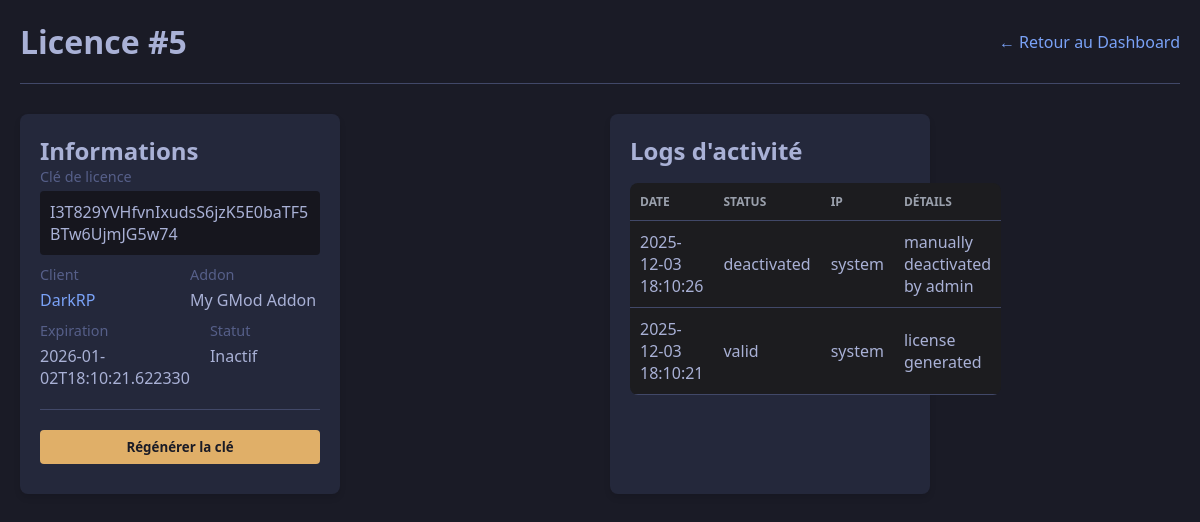
The app's page /licenses/5 (signed in) with its own data.
### tables this page shows
CREATE TABLE licenses (
            id INTEGER PRIMARY KEY AUTOINCREMENT,
            key TEXT UNIQUE NOT NULL,
            client_id INTEGER,
            addon_id INTEGER,
            generated_at TEXT,
            last_regen TEXT,
            expiration TEXT,
            active INTEGER DEFAULT 1,
            FOREIGN KEY(client_id) REFERENCES clients(id),
            FOREIGN KEY(addon_id) REFERENCES addons(id)
        );

CREATE TABLE clients (
            id INTEGER PRIMARY KEY AUTOINCREMENT,
            name TEXT NOT NULL,
            email TEXT,
            created_at TIMESTAMP DEFAULT CURRENT_TIMESTAMP
        );

CREATE TABLE addons (
            id INTEGER PRIMARY KEY AUTOINCREMENT,
            name TEXT NOT NULL,
            version TEXT,
            description TEXT
        );

CREATE TABLE logs (
            id INTEGER PRIMARY KEY AUTOINCREMENT,
            license_id INTEGER,
            timestamp TEXT,
            ip_address TEXT,
            status TEXT,
            details TEXT,
            FOREIGN KEY(license_id) REFERENCES licenses(id)
        );

### dashboard/admin.py (the view)
@app.get("/licenses/<int:license_id>")
def license_detail(license_id):
    guard = _guard()
    if guard:
        return guard
    return render_template(
        "license_detail.html",
        license=license_repo.get_license(license_id),
        logs=log_repo.list_for_license(license_id),
    )

### dashboard/admin.py (called while the page is built)
def _guard():
    if not session.get("admin"):
        return redirect(url_for("login"))

### shared/models/license_repo.py (called while the page is built)
def get_license(license_id):
    row = _conn.execute(
        """SELECT licenses.*, clients.name AS client_name, addons.name AS addon_name
           FROM licenses
           LEFT JOIN clients ON clients.id=licenses.client_id
           LEFT JOIN addons ON addons.id=licenses.addon_id
           WHERE licenses.id=?""",
        (license_id,)
    ).fetchone()
    return dict(row) if row else None

### shared/models/log_repo.py (called while the page is built)
def _exec(sql, params=()):
    cur = _conn.execute(sql, params)
    _conn.commit()
    return cur

def list_for_license(license_id):
    rows = _exec(
        "SELECT * FROM logs WHERE license_id=? ORDER BY timestamp DESC",
        (license_id,),
    ).fetchall()
    return [dict(r) for r in rows]

### dashboard/templates/license_detail.html (shortened to what this page needs)
{% extends "layout.html" %}
{% block content %}
<header>
    <h1>Licence #{{ license.id }}</h1>
    <a href="{{ url_for('dashboard') }}">← Retour au Dashboard</a>
</header>
<div class="grid">
    <section class="card">
        <h2>Informations</h2>
        <div style="display: grid; gap: 10px;">
            <div>
                <label>Clé de licence</label>
                <code style="display: block; padding: 10px; background: #16161e; border-radius: 4px; word-break: break-all;">{{ license.key }}</code>
            </div>
            <div style="display: grid; grid-template-columns: 1fr 1fr; gap: 20px;">
                <div>
                    <label>Client</label>
                    <a href="{{ url_for('client_detail', client_id=license.client_id) }}">{{ license.client_name }}</a>
                </div>
                <div>
                    <label>Addon</label>
                    <span>{{ license.addon_name }}</span>
                </div>
            </div>
            <div style="display: grid; grid-template-columns: 1fr 1fr; gap: 20px;">
                <div>
                    <label>Expiration</label>
                    <span>{{ license.expiration }}</span>
                </div>
                <div>
                    <label>Statut</label>
                    <span>{{ "Actif" if license.active else "Inactif" }}</span>
                </div>
            </div>
        </div>
        <div style="margin-top: 20px; border-top: 1px solid #414868; padding-top: 20px; display: flex; gap: 10px;">
            <form method="post" action="{{ url_for('dash_regen', license_id=license.id) }}" onsubmit="return confirm('Êtes-vous sûr de vouloir régénérer cette clé ? L\'ancienne cessera de fonctionner.');" style="flex: 1;">
                <button type="submit" style="background: #e0af68; color: #1a1b26;">Régénérer la clé</button>
            </form>
        </div>
    </section>
    <section class="card">
        <h2>Logs d'activité</h2>
        <table>
            <thead>
                <tr>
                    <th>Date</th>
                    <th>Status</th>
                    <th>IP</th>
                    <th>Détails</th>
                </tr>
            </thead>
            <tbody>
                {% for log in logs %}
                    <tr>
                        <td>{{ log.timestamp[:19].replace('T', ' ') }}</td>
                        <td>{{ log.status }}</td>
                        <td>{{ log.ip_address }}</td>
                        <td>{{ log.details }}</td>
                    </tr>
                {% else %}
                    <tr><td colspan="4" style="text-align: center; color: #565f89;">Aucun log pour cette licence.</td></tr>
                {% endfor %}
            </tbody>
        </table>
    </section>
</div>
{% endblock %}

### dashboard/static/css/app.css (style rules this page uses)
:root { color-scheme: dark; --bg: #111; --panel: #1c1c1f; --accent: #3f8efc; --text: #f5f5f5; --muted: #9aa0ac; }
* { box-sizing: border-box; font-family: "Segoe UI", sans-serif; margin: 0; padding: 0; }
body { background: var(--bg); color: var(--text); padding: 2rem; }
header { display: flex; justify-content: space-between; align-items: center; margin-bottom: 2rem; }
a { color: var(--accent); text-decoration: none; }
table { width: 100%; border-collapse: collapse; margin-top: 1rem; background: var(--panel); border-radius: 8px; overflow: hidden; }
th, td { padding: 0.75rem 1rem; border-bottom: 1px solid rgba(255,255,255,0.06); }
th { text-transform: uppercase; font-size: 0.75rem; color: var(--muted); }
section { margin-bottom: 2rem; background: var(--panel); padding: 1.5rem; border-radius: 10px; }
.grid { display: grid; grid-template-columns: repeat(auto-fit, minmax(250px, 1fr)); gap: 1rem; margin-bottom: 2rem; }
button { background: var(--accent); border: none; color: #fff; padding: 0.6rem 1.2rem; border-radius: 6px; cursor: pointer; }
.card { background: var(--panel); padding: 2rem; border-radius: 12px; width: 320px; }
.card form { display: flex; flex-direction: column; gap: 0.8rem; }
.card { animation: fadeIn 0.6s ease; }

### dashboard/templates/layout.html (style rules this page uses)
:root { --bg: #1a1b26; --fg: #a9b1d6; --card: #24283b; --primary: #7aa2f7; --danger: #f7768e; }
body { background: var(--bg); color: var(--fg); font-family: system-ui, sans-serif; margin: 0; padding: 20px; }
a { color: var(--primary); text-decoration: none; }
header { display: flex; justify-content: space-between; align-items: center; margin-bottom: 30px; border-bottom: 1px solid #414868; padding-bottom: 20px; }
.card { background: var(--card); padding: 20px; border-radius: 8px; margin-bottom: 20px; box-shadow: 0 4px 6px rgba(0,0,0,0.1); }
.grid { display: grid; grid-template-columns: repeat(auto-fit, minmax(300px, 1fr)); gap: 20px; margin-bottom: 20px; }
table { width: 100%; border-collapse: collapse; }
th, td { padding: 10px; text-align: left; border-bottom: 1px solid #414868; }
input, select, button { background: #16161e; border: 1px solid #414868; color: white; padding: 8px; border-radius: 4px; width: 100%; box-sizing: border-box; margin-bottom: 10px; }
button { background: var(--primary); border: none; cursor: pointer; font-weight: bold; }
label { display: block; margin-bottom: 5px; font-size: 0.9em; color: #565f89; }

### records on screen
licenses: id "5", key "I3T829YVHfvnIxudsS6jzK5E0baTF5BTw6UjmJG5w74", expiration "2026-01-02T18:10:21.622330", active "Inactif"
clients: client_name "DarkRP"
addons: addon_name "My GMod Addon"
logs: timestamp "2025-12-03 18:10:26", status "deactivated", ip_address "system", details "manually deactivated by admin"
logs: timestamp "2025-12-03 18:10:21", status "valid", ip_address "system", details "license generated"
